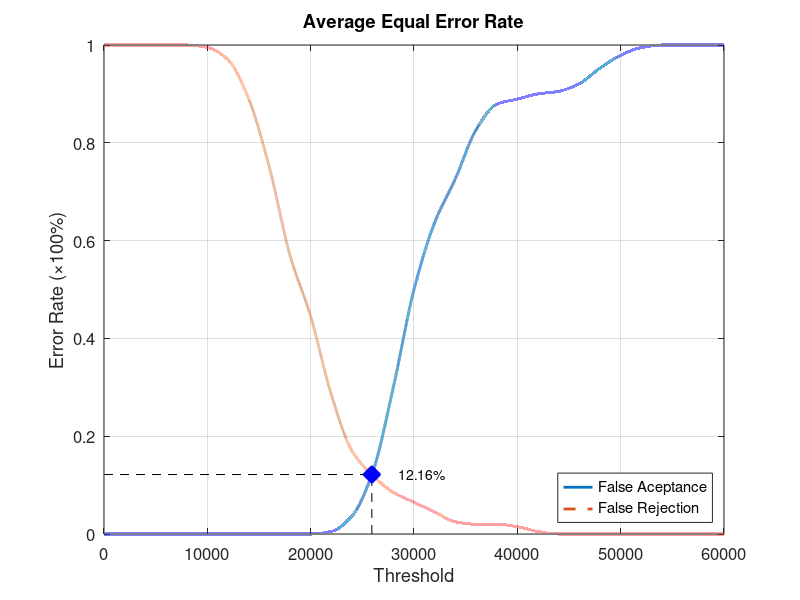
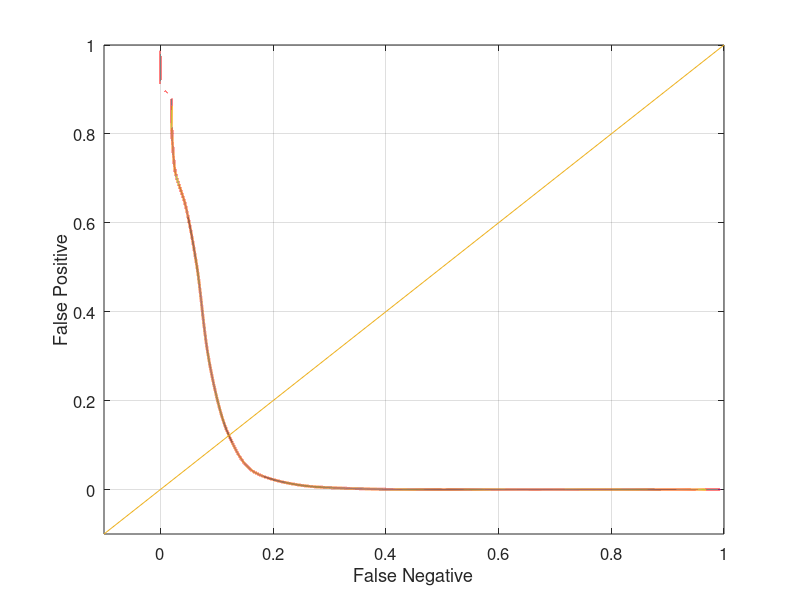

MATLAB code for these plots, in order:
function yEER = Database4_2
close all;
clear;
clc;
x = 0:2000:60000;
xq = 0:0.5:60000;

y0 = [0 0 0 0 0 0 0 0 0 0 0 0.00526316 0.0368421 0.126316 0.3 0.5 0.636842 0.726316 0.826316 0.878947 0.889474 0.9 0.905263 0.921053 0.952632 0.978947 0.994737 1 1 1 1];
yy0 = interp1(x, y0, xq, 'pchip');
y1 = [1 1 1 1 1 0.995 0.97 0.89 0.75 0.57 0.445 0.285 0.17 0.12 0.085 0.065 0.045 0.025 0.02 0.02 0.015 0.005 0 0 0 0 0 0 0 0 0];
yy1 = interp1(x, y1, xq, 'pchip');

% Calculating EER: 
y2 = abs(y0 - y1);
find(y2 == min(y2))
yy2 = abs(yy0 - yy1);
xEER = find(yy2 == min(yy2));
xEERIndex = xq(xEER) % X-axis EER
yEER = yy0(xEER) % Y-axis EER

main = figure
plot(xq, yy0,'-','LineWidth', 2);	hold on
plot(xq, yy1,'--','LineWidth', 2);	hold on
plot([xEERIndex xEERIndex], [0 yEER], 'k--');	hold on
plot([0 xEERIndex], [yEER yEER], 'k--');	hold on
plot(xEERIndex, yEER, 'bx', 'LineWidth', 10);	hold on
text(xEERIndex + 10 * xEERIndex / 100, yEER, [num2str(round((10000 * yEER)) / 100) '%'])
legend('False Aceptance', 'False Rejection', 'Location', 'SouthEast')
xlabel('Threshold')
ylabel('Error Rate (\times100%)')
title('Average Equal Error Rate')
set(gca, 'FontSize', 12)
axis([0 60000 0 1])
grid on

print(main, 'Database4_2Main', '-dpng');
FNRxFPR = figure('Color', [1 1 1]);
plot(yy1, yy0, '-', yy1, yy0, 'LineWidth', 2);
hold on
y = -0.1:0.1:1
plot(y, y); 
set(gca, 'FontSize', 12)
xlabel('False Negative')
ylabel('False Positive')
axis([-0.1 1 -0.1 1])
set(gca, 'FontSize', 12)
grid on

print(FNRxFPR, 'Database4_2FNRxFPR','-dpng');
end
